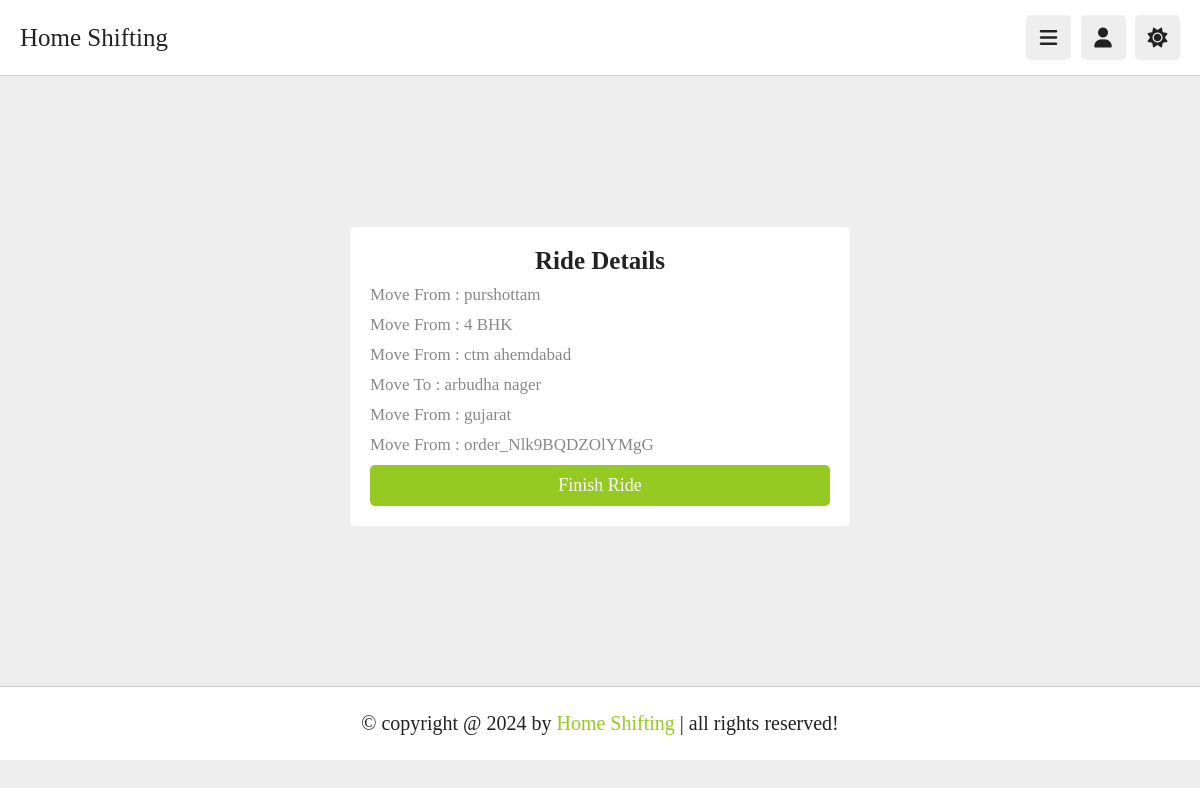
Page /attache_partner/accept (signed in) on the earlier database version.
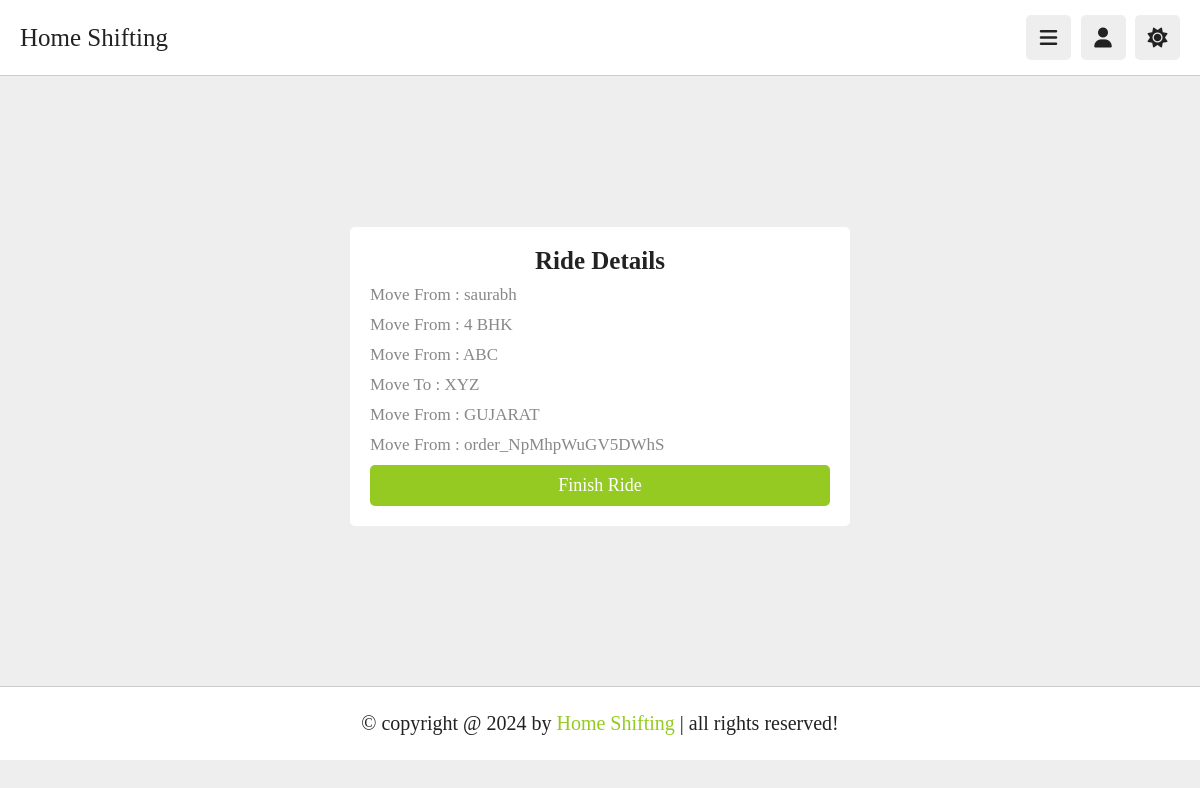
Same page on the later database version.
### myapp/models.py (models this page shows, shortened)
class Booking(models.Model):
    ORDERSTATUS = (("house-type","house-type"),("Booking","Booking"),("payment-status","payment-status"),("on-the-way","on-the-way"),("cancel","Cancle"),("finish","finish process"))
    htype = models.CharField(max_length=40,null=True)
    userid = models.ForeignKey(User,on_delete=models.CASCADE)
    bname = models.CharField(max_length=40)
    movefrom = models.TextField(max_length=40)
    moveto = models.TextField(max_length=40)
    state = models.CharField(max_length=40)
    zipcode = models.PositiveIntegerField()
    price = models.PositiveIntegerField()
    razorpay_order_id=models.CharField(max_length=100,null=True,blank=True)
    razorpay_payment_id=models.CharField(max_length=100,null=True,blank=True)
    status = models.CharField(max_length=20,choices = ORDERSTATUS,default="Booking")
    statuscheck = models.BooleanField(default = False)
    house_type_active = models.BooleanField(default=False)
    booking_active = models.BooleanField(default=False)
    payment_status_active = models.BooleanField(default=False)
    on_the_way_active = models.BooleanField(default=False)
    cancel_active = models.BooleanField(default=False)
    finish_active = models.BooleanField(default=False)
    def save(self, *args, **kwargs):
        current_status = self.status
        self.house_type_active = current_status == 'house-type'
        self.booking_active = current_status == 'Booking'
        self.payment_status_active = current_status == 'payment-status'
        self.on_the_way_active = current_status == 'on-the-way'
        self.cancel_active = current_status == 'cancel'
        self.finish_active = current_status == 'finish'
        super().save(*args, **kwargs)

### myapp2/views.py (the view)
# urls.py: path('accept', views.accept, name='accept'),
def accept(request):
    try:
        truckpartner = Truckpartner.objects.get(t_email = request.session['email'])
        uemail = request.session.get('uemail')
        user = get_object_or_404(User, uemail=uemail)
        booking = Booking.objects.filter(userid=user).latest('razorpay_order_id')
        truckpartner.on_work = True
        truckpartner.save()
        booking.statuscheck = True
        booking.save()
        uemail = request.session.get('uemail')
        user = get_object_or_404(User, uemail=uemail)
        booking = Booking.objects.filter(userid=user).latest('razorpay_order_id')
        print("------------------",booking.finish_active)
        return render(request,"accept.html",{'user':user , "booking":booking})
    except Exception as e:
        print('============---------------',e)
        pass
    return render(request,"delivery_index.html")

### myapp2/templates/accept.html (shortened to what this page needs)
{% extends 'delivery_header.html' %}
{% load static %}
{% block content %}
<section class="form-container">
    <form>
        <h3>Ride details</h3>
        <p>Move From : {{booking.bname}}</p>
        <p>Move From : {{booking.htype}}</p>
        <p>Move From : {{booking.movefrom}}</p>
        <p>Move To : {{booking.moveto}}</p>
        <p>Move From : {{booking.state}}</p>
        <p>Move From : {{booking.razorpay_order_id}}</p>
        <a href="{% url 'finishride' %}" class="btn">finish ride</a>
     </form>
</section>
{% endblock %}

Differences in the rows shown:
no longer on this page (row edited): Booking: bname "purshottam", htype "4 BHK", movefrom "ctm ahemdabad", moveto "arbudha nager", state "gujarat", razorpay_order_id "order_Nlk9BQDZOlYMgG"
added Booking: bname "saurabh", htype "4 BHK", movefrom "ABC", moveto "XYZ", state "GUJARAT", razorpay_order_id "order_NpMhpWuGV5DWhS"
